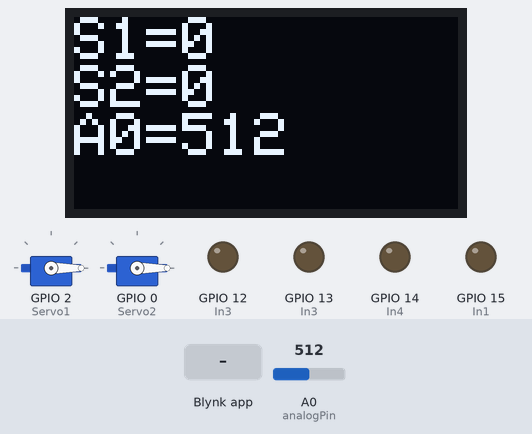
Bench run of a sketch on a simulated ESP8266 (NodeMCU). Parts: 128×64 one-colour display, 2 × servo, output pins drawn as LEDs (lit = HIGH). The inputs (shaded band) are chosen by the test bench; at power-on: A0 (analogPin) = 512. WiFi joins after 1.5 s; servers stay silent unless stated.

Above: at 3.0 s.
3.1 s: Blynk app writes 200 to V0
At 4.3 s:
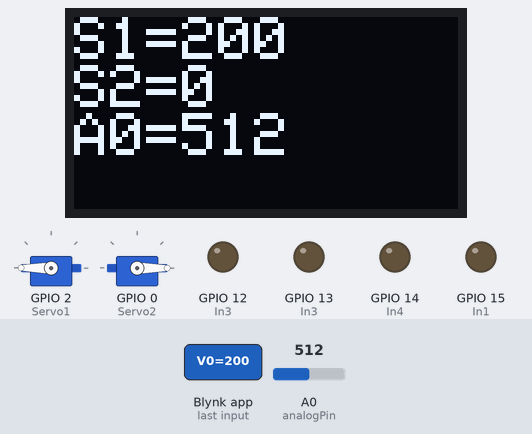
4.6 s: Blynk app writes 200 to V1
At 5.6 s:
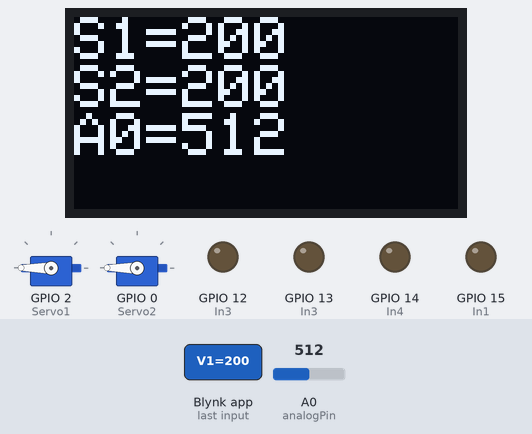
6.1 s: Blynk app writes 1 to V0
At 6.8 s:
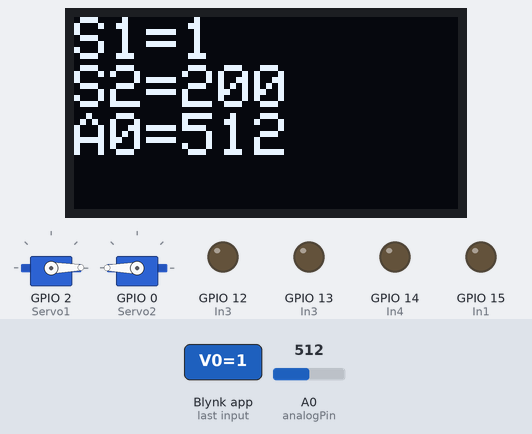
7.6 s: Blynk app writes 1 to V12
At 8.0 s:
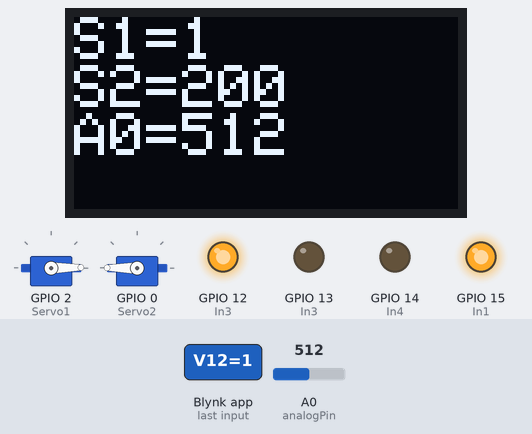
9.1 s: Blynk app writes 1 to V1
At 10.3 s:
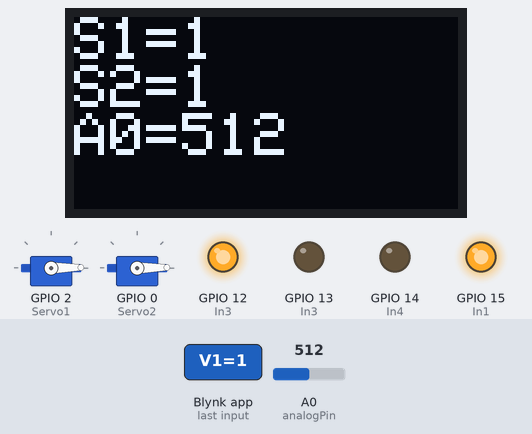
10.6 s: A0 (analogPin) set to 716
At 12.2 s:
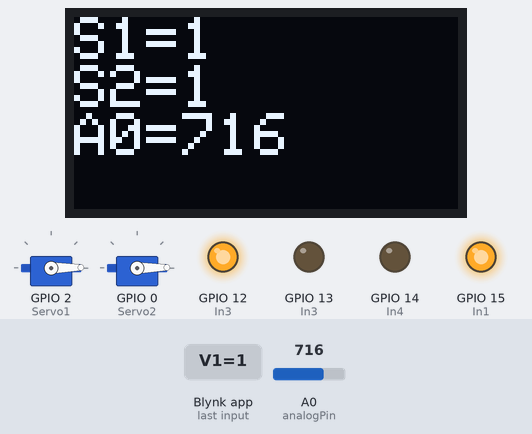
Timing chart, 0 to 13.5 s (numbered marks = the images above; inputs shaded):
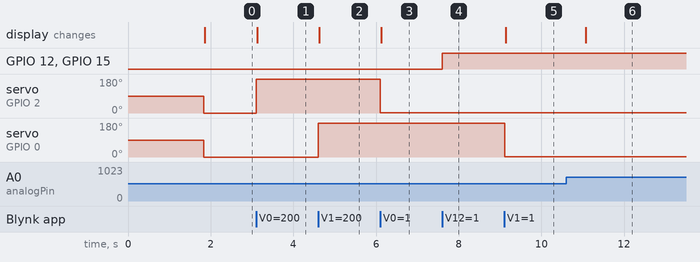

Measured:
- after the input at 3.1 s, servo on GPIO 2 (Servo1): 0° → 180° at once; the display: changes at once (image 1)
- after the input at 4.6 s, servo on GPIO 0 (Servo2): 0° → 180° at once; the display: changes at once (image 2)
- after the input at 6.1 s, servo on GPIO 2 (Servo1): 180° → 1° at once; the display: changes at once (image 3)
- after the input at 7.6 s, GPIO 12 (In3), GPIO 15 (In1): LOW → HIGH at once
- after the input at 9.1 s, servo on GPIO 0 (Servo2): 180° → 1° at once; the display: changes at once (image 5)
- after the input at 10.6 s, the display: changes after 0.48 s (image 6)

The sketch:

BlynkN_ESP8266_Oled_HB_2_Servo_fdbk.ino
```cpp
/*
 * buttons on virtual V12,13,14,15 for LEDs
 * slider on V0 for servo mmin=0 max=180
 * slider on V1 for servo2 mmin=0 max=180
 * gauge on V3 for feedback min=0 max=700
 * H-bridge on D5,6,7,8, works
 * fdbk on A0 from LEDs
 */

#include <Adafruit_SSD1306.h>
#include <Adafruit_GFX.h>
#define OLED_ADDR   0x3C
Adafruit_SSD1306 display(-1);

#define BLYNK_TEMPLATE_ID "your Blynk ID"
#define BLYNK_TEMPLATE_NAME "4 led"
#define BLYNK_AUTH_TOKEN "your Blynk Auth Token"


#include <ESP8266WiFi.h>
#include <BlynkSimpleEsp8266.h>

#include <SimpleTimer.h>
SimpleTimer timer;

char ssid[] = "nume router";
char pass[] = "password";

#include <Servo.h>

Servo Servo1;// on D4, in code GPIO2
Servo Servo2;// on D3, in code GPIO0

int tetha;
int tetha2;

#define analogPin A0 //connect the cursor of servo potentiometer to A0
int analog = 0;

BLYNK_WRITE(V0)
{
  tetha = param.asInt();
}

BLYNK_WRITE(V1)
{
  tetha2 = param.asInt();
}

BLYNK_WRITE(V12) {    //FW
  digitalWrite(15, param.asInt()); // In1
  digitalWrite(13, LOW); // In2
  digitalWrite(12, param.asInt()); // In3
  digitalWrite(14, LOW); // In4
  //in cod GPIO 12,13,14,15
  //display.print("FW");  //works but is optional
  //display.display();
}

BLYNK_WRITE(V13) {    //LEFT
  digitalWrite(15, LOW); // In1
  digitalWrite(13, LOW); // In2
  digitalWrite(12, param.asInt()); // In3
  digitalWrite(14, LOW); // In4
  //display.print("LEFT");
  //display.display();
}

BLYNK_WRITE(V14) {    //RIGHT
  digitalWrite(15, param.asInt()); // In1
  digitalWrite(13, LOW); // In2
  digitalWrite(12, LOW); // In3
  digitalWrite(14, LOW); // In4
  //display.print("RIGHT"); //works but is optional
  //display.display();
}

BLYNK_WRITE(V15) {      //BW
  digitalWrite(15, LOW); // In1
  digitalWrite(13, param.asInt()); // In2
  digitalWrite(12, LOW); // In3
  digitalWrite(14, param.asInt()); // In4
  //display.print("BW");
  //display.display();
}

BLYNK_WRITE(V2) {      //STOP  //not necessary
  digitalWrite(15, LOW); // In1
  digitalWrite(13, LOW); // In2
  digitalWrite(12, LOW); // In3
  digitalWrite(14, LOW); // In4
  //display.print("STOP");  //works but is optional
  //display.display();
}
void setup() {
  Serial.begin(115200);

  display.begin(SSD1306_SWITCHCAPVCC, OLED_ADDR);

  timer.setInterval(500L, sendUptime);
  Servo1.attach(2); //attach servo 1 to D4
  Servo2.attach(0); //attach servo 2 to D3

  pinMode(12, OUTPUT); // In3
  pinMode(13, OUTPUT); // In3
  pinMode(14, OUTPUT); // In4
  pinMode(15, OUTPUT); // In1
  Blynk.begin(BLYNK_AUTH_TOKEN, ssid, pass);
    }

void loop() {
  Blynk.run();
  timer.run();
  Servo1.write(tetha);  //rotate the servo1
  Servo2.write(tetha2); //rotate the servo2

  display.clearDisplay();
  display.setTextSize(2);
  display.setTextColor(WHITE);
  display.setCursor(0,0);
  display.print("S1=");
  display.println(tetha);
  display.print("S2=");
  display.println(tetha2);
  display.print("A0=");
  display.print(analog);
  display.display();
      }

      void sendUptime()
        {
    analog= analogRead(analogPin);
      Blynk.virtualWrite(3, analog);
        }
```
